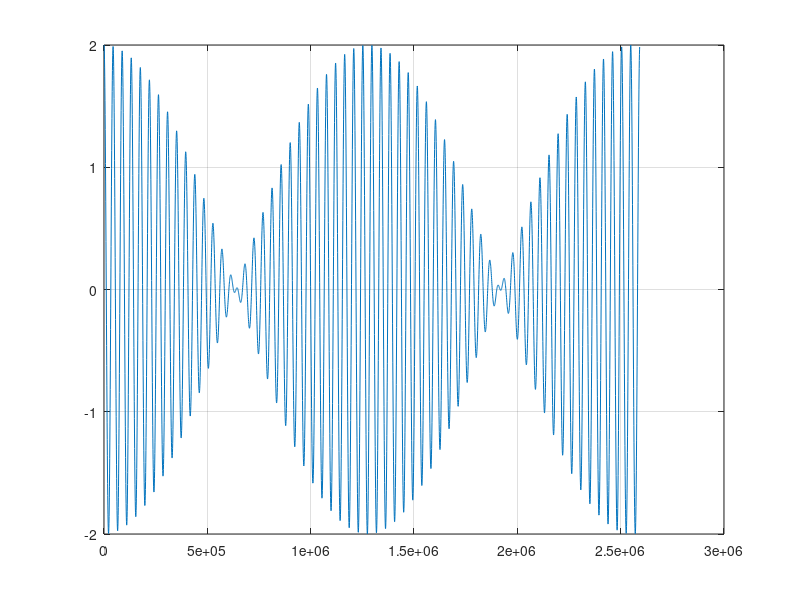
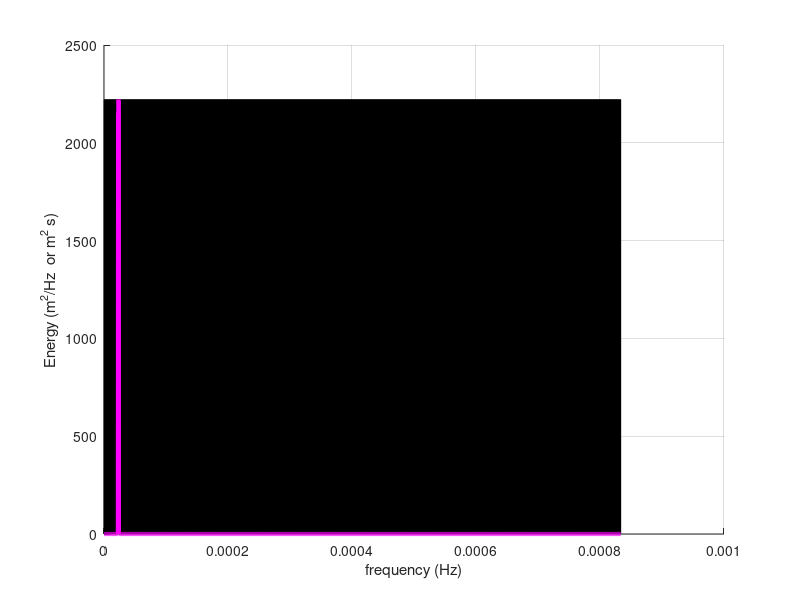

MATLAB code to generate these figures, in order:
close all; clear;

% generate time array of XXX days
dt = 10*60; % = 10 min sampling
N = 4320; % 10 min sampling for 30 days yields N = 4320 samples 
N/2;
t = 0:dt:N*dt; % sec

% M2 tide
T_m2 = 12.42*60*60;
A_m2 = 1;
function_m2 = A_m2*cos(2*pi*t/T_m2);

% M4 tide
% T_m4 = 6.21*60*60;
% A_m4 = 1;
% function_m4 = 0*A_m4*cos(2*pi*t/T_m4 - 0*2*pi/360*314.65);

% S2 tide
T_s2 = 12*60*60;
A_s2 = 1;
function_s2 = A_s2*cos(2*pi*t/T_s2);

% MSF tide
% T_msf = 354.3712*60*60;
% A_msf = 0.5;
% function_msf = A_msf*cos(2*pi*t/T_msf- 0*2*pi/360*310.8);

combined = function_m2 + function_s2;
plot(t,combined)
grid on

% generate frequencies
f0 = 1/(N*dt);
fN = 1/(2*dt);
df = f0;
f = f0:df:fN;
fN/f0;

% get energy
Xn=fft(combined,N);
Pxx = Xn.*conj(Xn)/N;
% get rid of negative freq parts of Pxx
Pxx(N/2+1:end) = [];
% and double power of pos freq parts
Pxx(2:end) = 2*Pxx(2:end);

figure


hold on
for i = 1:length(f)
plot([f(i) f(i)],[0 max(Pxx)],'k')
end

plot(f,Pxx,'m','linewidth',[3])
grid
xlabel('frequency (Hz)')
ylabel('Energy (m^2/Hz  or m^2 s)')

